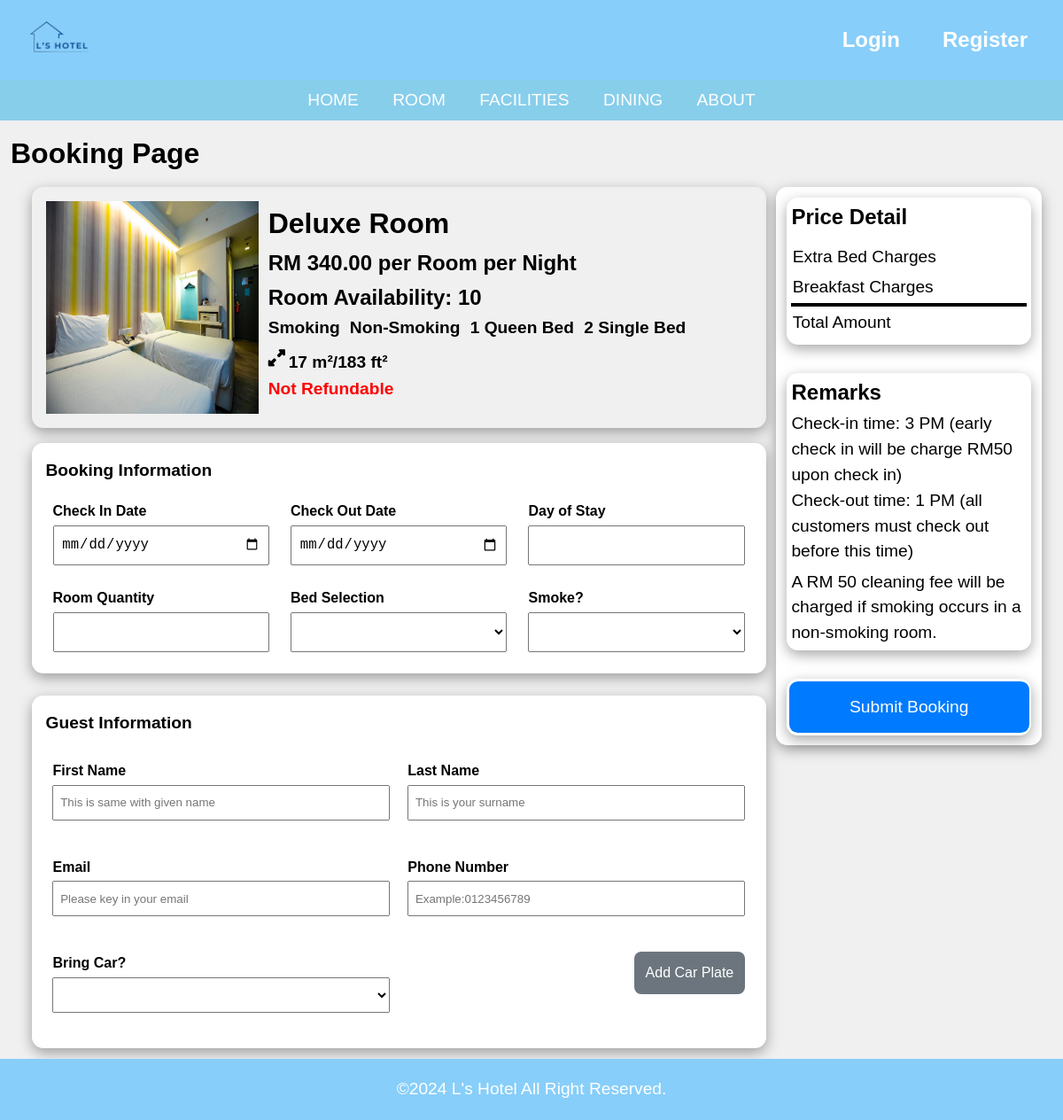
Page /booking.php?roomType=Deluxe Room on the committed database.
### tables this page shows
CREATE TABLE `rooms` (
  `room_id` int(11) NOT NULL,
  `room_type` varchar(255) NOT NULL,
  `room_level` int(3) NOT NULL,
  `room_price` decimal(10,2) NOT NULL,
  `room_features` text DEFAULT NULL,
  `room_facilities` text DEFAULT NULL,
  `room_size` varchar(50) DEFAULT NULL,
  `room_availability` int(11) DEFAULT NULL,
  `room_description` text DEFAULT NULL,
  `room_images` text DEFAULT NULL
);

### booking.php (the view, shortened to what this page needs)
<?php
require 'config.php';
function sanitizeInput($data) {
    return htmlspecialchars(trim($data));
}
$userDetails = [];
$user_email = null;
$room_type = isset($_GET['roomType']) ? sanitizeInput($_GET['roomType']) : 'Default Room';
$price = 'xxx';
$features = [];
$size = 'N/A';
$availability = 0;
$image = 'img/room-image/default-room.jpg';
$sql = "SELECT * FROM rooms WHERE room_type = ?";
$stmt = $conn->prepare($sql);
$stmt->bind_param('s', $room_type);
$stmt->execute();
$result = $stmt->get_result();
if ($result->num_rows > 0) {
    $row = $result->fetch_assoc();
    $price = $row['room_price'];
    $features = explode(',', $row['room_features']);
    $size = $row['room_size'];
    $availability = $row['room_availability'];
    $images = explode(',', $row['room_images']);
    $image = isset($images[0]) ? 'img/room-image/' . strtolower(str_replace(' ', '-', $room_type)) . '/' . htmlspecialchars(trim($images[0])) : 'img/room-image/default-room.jpg';
}
?>
<!DOCTYPE html>
<html lang="en">
<head>
    <link rel="stylesheet" href="https://cdnjs.cloudflare.com/ajax/libs/font-awesome/6.0.0-beta3/css/all.min.css">
    <link rel="stylesheet" type="text/css" href="css/style.css?v=<?php echo time(); ?>">
    <link rel="stylesheet" type="text/css" href="css/booking.css?v=<?php echo time(); ?>">
</head>
<body>
    <?php include 'header.php'; ?>
    <div class="booking-header">
        <span>Booking Page</span>
    </div>
    <div class="booking-container">
        <div class="roomtype-card">
            <div class="room-type-box">
                <img id="room-image" src="<?php echo $image; ?>" alt="Room Image"/>
                <div class="room-type-info">
                    <div class="room-type-header">
                        <span id="room-type-name"><?php echo htmlspecialchars($room_type); ?></span>
                    </div>
                    <div class="room-price-card">
                        <span id="room-price">RM <?php echo htmlspecialchars($price); ?> per Room per Night</span>
                        <span id="room-availability">Room Availability: <?php echo htmlspecialchars($availability); ?></span>
                    </div>
                    <div class="room-features" id="room-features">
                        <?php
                        foreach ($features as $feature) {
                            echo '<span class="feature-item">' . htmlspecialchars($feature) . '</span>';
                        }
                        ?>
                    </div>
                    <span class="size" id="room-size"><i class="fa-solid fa-up-right-and-down-left-from-center"></i> <?php echo htmlspecialchars($size); ?></span>
                    <span class="refund">Not Refundable</span>
                </div>
            </div>
            <form id="booking-form" action="process_booking.php" method="post" onsubmit="validateForm(event)">
                <div class="form-content">
                    <div class="booking-card">
                        <span class="form-header">Booking Information</span>
                        <div class="booking-info">
                            <div class="column" id="checkindate">
                                <label for="check-in-date">Check In Date</label>
                                <input type="date" id="check-in-date" name="check-in-date" required>
                            </div>
                            <div class="column" id="checkoutdate">
                                <label for="check-out-date">Check Out Date</label>
                                <input type="date" id="check-out-date" name="check-out-date" required>
                            </div>
                            <div class="column" id="dayofstay">
                                <label for="day">Day of Stay</label>
                                <input type="number" id="day" name="day" readonly min="1">
                            </div>
                            <div class="column" id="room-quantity">
                                <label for="room-quantity-input">Room Quantity</label>
                                <input type="number" id="room-quantity-input" name="room-quantity" required min="1">
                            </div>
                            <div class="column" id="bed-selection">
                                <label for="bed">Bed Selection</label>
                                <select name="bed" id="bed" required>
                                    <option value="" selected disabled hidden></option>
                                </select>
                            </div>
                            <div class="column" id="smoke-selection">
                                <label for="smoke">Smoke?</label>
                                <select name="smoke" id="smoke" required>
                                    <option value="" selected disabled hidden></option>
                                    <option value="Yes">Yes</option>
                                </select>
                            </div>
                        </div>
                    </div>
                    <div class="guest-card">
                        <span class="form-header">Guest Information</span>
                        <div class="row">
                            <div class="column">
                                <label for="fname">First Name</label>
                                <input type="text" name="fname" id="fname" required maxlength="128" placeholder="This is same with given name" value="<?php echo isset($userDetails['first_name']) ? htmlspecialchars($userDetails['first_name']) : ''; ?>">
                            </div>
                            <div class="column">
                                <label for="lname">Last Name</label>
                                <input type="text" name="lname" id="lname" required maxlength="128" placeholder="This is your surname" value="<?php echo isset($userDetails['last_name']) ? htmlspecialchars($userDetails['last_name']) : ''; ?>">
                            </div>
                        </div>
                        <div class="row">
                            <div class="column">
                                <label for="email">Email</label>
                                <input type="email" name="email" id="email" placeholder="Please key in your email" value="<?php echo htmlspecialchars($user_email); ?>">
                                </div>
                            <div class="column">
                                <label for="phone">Phone Number</label>
                                <input type="text" name="phone" id="phone" required minlength="8" maxlength="15" placeholder="Example:0123456789" value="<?php echo isset($userDetails['phone_number']) ? htmlspecialchars($userDetails['phone_number']) : ''; ?>">
                            </div>
                        </div>
                        <div class="row">
                            <div class="column">
                                <label for="car-1">Bring Car?</label>
                                <select name="car-1" id="car-1" required onchange="toggleCarPlateField(this)">
                                    <option value="" selected disabled hidden></option>
                                    <option value="Yes">Yes</option>
                                </select>
                            </div>
                            <div class="column">
                                <button id="add-car-plate-btn" type="button" onclick="addCarPlateField()">Add Car Plate</button>
                            </div>
                        </div>
                    </div>
                </div>
            </form>
        </div>
        <div class="price-card">
            <div class="priceinfo">
                <span class="price-title">Price Detail</span>
                <div class="product">
                    <div class="column">
                    </div>
                    <div id="additional-charges-container" class="column">
                        <span>Extra Bed Charges</span>
                    </div>
                    <div id="additional-charges-container" class="column">
                        <span>Breakfast Charges</span>
                    </div>
                    <hr>
                    <div class="column">
                        <span>Total Amount</span>
                    </div>
                </div>
            </div>
            <div class="remarks">
                <span class="remarks-header">Remarks</span>
                <span class="remarks-content">
                    Check-in time: 3 PM (early check in will be charge RM50 upon check in)
                    <br>
                    Check-out time: 1 PM (all customers must check out before this time)
                </span>
                <span class="remarks-content">
                    A RM 50 cleaning fee will be charged if smoking occurs in a non-smoking room.
                </span>
            </div>
            <div class="booking-button">
                <button id="submit-btn" type="submit" onclick="validateForm(event)">Submit Booking</button>
            </div>
        </div>
    </div>
    <footer>
        <p>&copy;2024 L's Hotel  All Right Reserved.</p>
    </footer>
</body>
</html>

### css/style.css (style rules this page uses)
html, body { height: 100%; margin: 0; padding: 0; }
body { display: flex; flex-direction: column; font-family: Arial, sans-serif; }
footer { background-color: #87cefa; color: white; text-align: center; padding: 1em; font-size: 1.2em; margin-top: auto; }

### rows in the picture
rooms: room_price "340.00", room_availability "10", room_features "Smoking", room_features "Non-Smoking", room_features "1 Queen Bed", room_features "2 Single Bed", room_size "17 m²/183 ft²"
